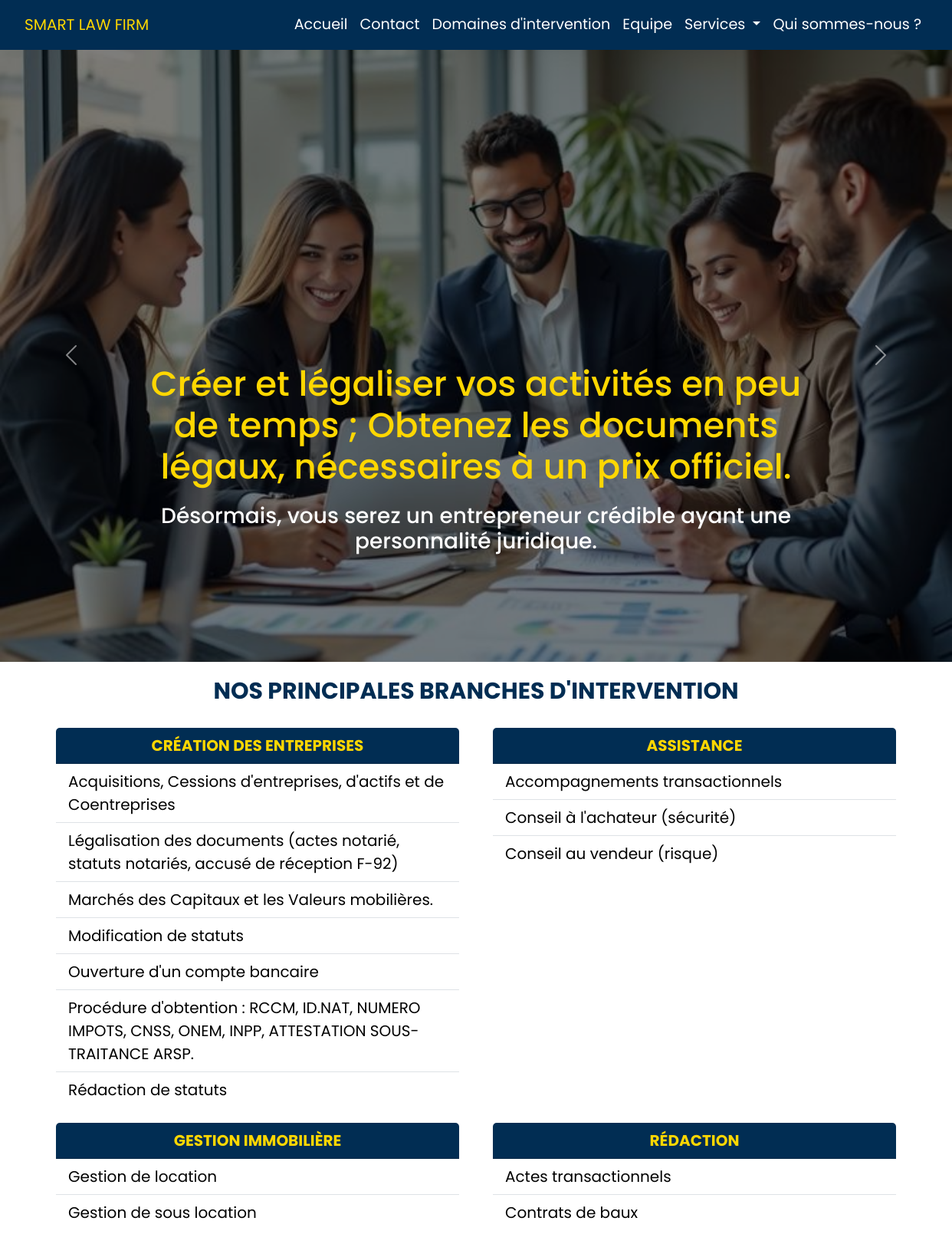
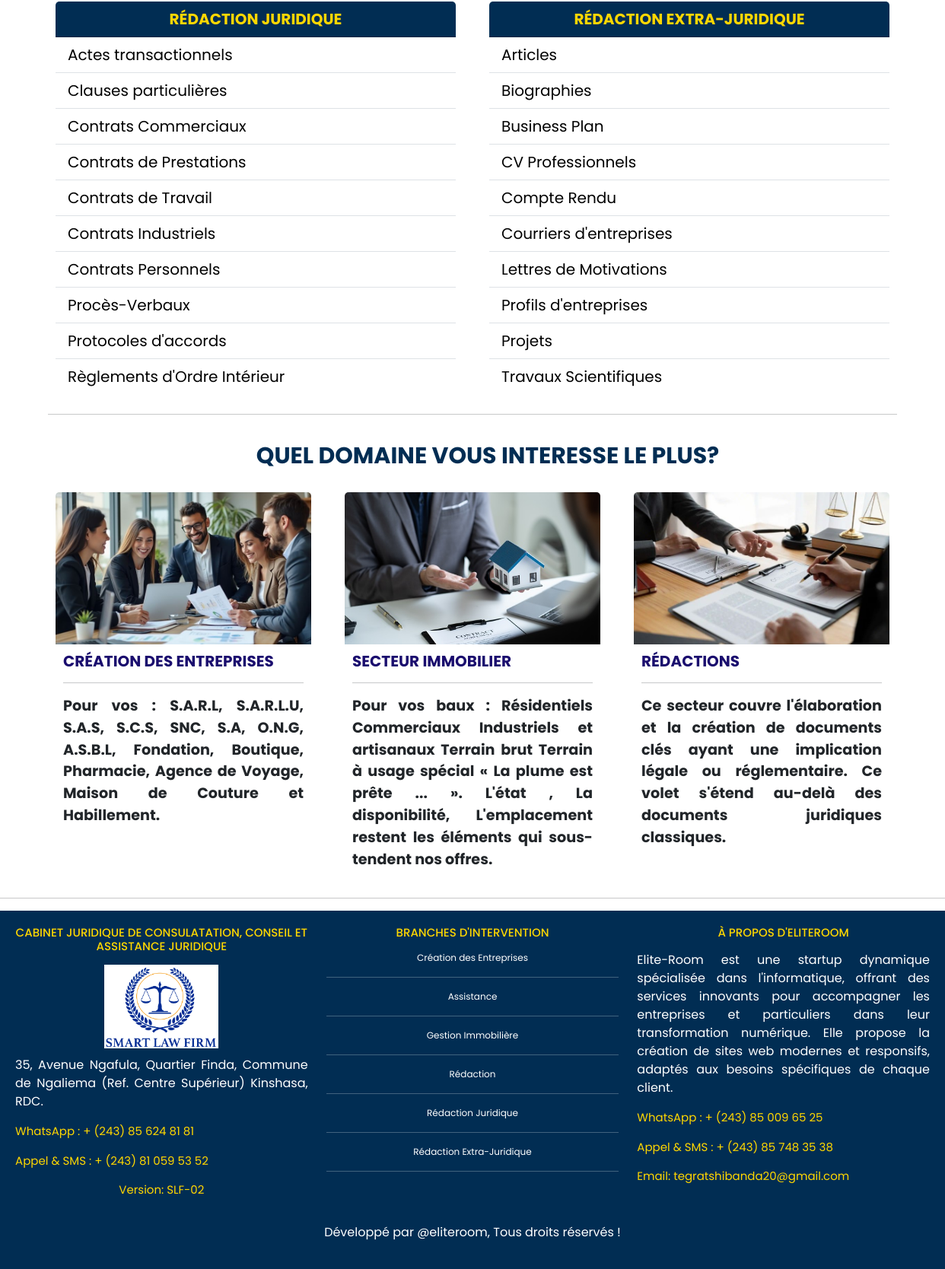
The page / on the database its author committed (2 pictures, top to bottom).
### Law/models.py (models this page shows, shortened)
class Area(models.Model):
    name = models.CharField(max_length=255)
    topic = models.CharField(max_length=255)
    image = models.ImageField(upload_to='images', verbose_name="Image", blank=True, null=True)
    tag = models.CharField(max_length=128,  verbose_name="tag") # slogan
    description = models.CharField(max_length=255,  verbose_name="description", blank=True, default='')
    def __str__(self):
        return f'{self.name}'

class Title(models.Model):
    area = models.ForeignKey(Area, on_delete=models.CASCADE)
    name = models.CharField(max_length=128)
    def __str__(self):
        return f'{self.name} - ({self.area})'

class Service(models.Model):
    title = models.ForeignKey(Title, on_delete=models.CASCADE)
    name = models.CharField(max_length=128)

### Law/views.py (the view)
# urls.py: path('', views.law_home_view, name='law-home'),
def law_home_view(request):
    areas = Area.objects.all()
    titles = Title.objects.all()
    services = Service.objects.all()
    if request.method == 'POST':
        form = ContactForm(request.POST)  # Traiter les données du formulaire
        if form.is_valid():
            form.save()  # Enregistrer l'objet dans la base de données
            return redirect('law-home/')  # Rediriger après soumission réussie
    else:
        form = ContactForm()  # Afficher un formulaire vide
    context = {'areas':areas, 'titles':titles, 'services':services, 'form': form}
    print('le title', titles)
    return render(request, 'Law/index.html', context)

### Law/templates/Law/index.html
{% extends "templates_bases.html" %}
{% block content %}
{% include "Law/law_navbar.html" %}
{% include "Law/law_carousel.html" %}
<div class="container">
    <h2 class="branch">NOS PRINCIPALES BRANCHES D'INTERVENTION</h2>
</div>
{% include "Law/law_card_title.html" %}
<div class="row">
    <h4 class="branch">Quel Domaine vous interesse le plus?</h4>
</div>
{% include "Law/law_area_interest.html" %}
{% include "Law/law_footer.html" %}
{% endblock content %}

### Law/templates/Law/law_carousel.html (shortened to what this page needs)
{% load static %}
<div id="carouselExampleCaptions" class="carousel slide" data-bs-ride="carousel">
    <div class="carousel-inner">
        {% for area in areas %}
        <div class="carousel-item {% if forloop.first %} active {% endif %}  ">
            <img src="{{ area.image.url }}" class="d-block w-100" alt="{{ area.name }}">
            <div class="carousel-caption custom-caption">
                <h2>{{ area.topic }}</h2>
                <h3>{{ area.tag }}</h3>
            </div>
        </div>
        {% endfor %}
    </div>
    <button class="carousel-control-prev" type="button" data-bs-target="#carouselExampleCaptions" data-bs-slide="prev">
        <span class="carousel-control-prev-icon" aria-hidden="true"></span>
    </button>
    <button class="carousel-control-next" type="button" data-bs-target="#carouselExampleCaptions" data-bs-slide="next">
        <span class="carousel-control-next-icon" aria-hidden="true"></span>
    </button>
</div>

### Law/templates/Law/law_card_title.html
<div class="container">
    <div class="row">
        {% for title in titles %}
        <div class="col-lg-6 ">
            <div class="card">
                <div class="card-header">
                    <a {% if request.user.is_authenticated %} href="{% url 'law-edit-title' title.id%}" {% else%} href="#" {% endif %}>{{ title.name }}</a></a>
                </div>
                <ul class="list-group list-group-flush">
                    {% for service in title.service_set.all %}
                        <li class="list-group-item">
                            <a {% if request.user.is_authenticated %} href="{% url 'law-edit-service' service.id %}" {% else%} href="#" {% endif %}>{{ service.name }}</a>
                        </li>
                    {% endfor %}
                </ul>
              </div>
        </div>
        {% endfor %}
    </div>
<hr>
</div>

### Law/templates/Law/law_area_interest.html
<div class="container">
    <div class="row align-buttons">
        {% for area in areas %}
        <div class="image-container col-lg-4 col-sm-12">
            <div class="card">
                <img src="{{ area.image.url }}" class="card-img-top" alt="...">
                <div class="card-body">
                    <h5 class="card-title"><a href="{% url 'law-area'%}">{{ area.name }}</a></h5>
                    <hr>
                     <p class="card-text">{{ area.description }}</p>
                </div>
          </div>
    </div>
    {% endfor %}
    </div>
</div>
<hr>

### Law/templates/Law/law_footer.html (shortened to what this page needs)
{% load static %}
    <footer class="footer">
        <div class="footer-content container-fluid">
            <div class="row justify-content-center text-center">
                <div class="col-md-4 col-sm-12">
                    <h5>Cabinet Juridique de Consulatation, Conseil et Assistance juridique</h5>
                    <img src="{% static 'Law/images/smart_law_firm_logo.png' %}" alt="SMART LAW FIRM Logo" class="img-fluid">
                    <p>35, Avenue Ngafula, Quartier Finda, Commune de Ngaliema (Ref. Centre Supérieur) Kinshasa, RDC.</p>
                    <p class="detail">WhatsApp : + (243) 85 624 81 81</p>
                    <p class="detail">Appel & SMS : + (243) 81 059 53 52</p>
                    <p class="text-center detail">Version: SLF-02</p>
                </div>
                <div class="col-md-4 col-sm-12">
                    <h5>BRANCHES D'INTERVENTION</h5>
                    <ul class="list-unstyled">
                        {% for title in titles %}
                        <li>{{title.name}}</li>
                        <hr>
                        {% endfor %}
                    </ul>
                </div>
                <div class="col-md-4 col-sm-12">
                    <h5>À PROPOS D'ELITEROOM</h5>
                    <p>
                        Elite-Room est une startup dynamique spécialisée dans l'informatique, offrant des services innovants pour accompagner les entreprises et particuliers dans leur transformation numérique. Elle propose la création de sites web modernes et responsifs, adaptés aux besoins spécifiques de chaque client.
                    </p>
                    <p class="detail">WhatsApp : + (243) 85 009 65 25</p>
                    <p class="detail">Appel & SMS : + (243) 85 748 35 38</p>
                    <p class="detail">Email: tegratshibanda20@gmail.com</p>
                </div>
            </div>
            <div class="text-center mt-3">
                <p class="text-center">Développé par @eliteroom, Tous droits réservés !</p>
            </div>
        </div>
    </footer>

### templates/templates_bases.html (style rules this page uses)
* { font-family: 'Trebuchet MS', 'Lucida Sans Unicode', 'Lucida Grande', 'Lucida Sans', Arial, sans-serif; margin: 0; padding: 0; font-family: "Poppins", sans-serif; box-sizing: border-box; }
body { padding-top: 50px; margin: 0; padding: 0; }
#carouselExampleCaptions { margin-top: 63px; }
.carousel-item { height: 100vh; min-height: 300px; }
.carousel-caption { bottom: 40px; z-index: 2; }
.carousel-caption h2 { color: gold; font-size: 45px; margin: auto; margin-top: 10px; margin-bottom: 20px; text-align: center; width: 100%; }
.carousel-caption h3 { text-align: center; color: #fff; margin-bottom: 80px; }
.carousel-inner::before { content: ""; position: absolute; height: 100%; top: 0; left: 0; background-color: rgba(0,0,0,0.5); width: 100%; z-index: 1; }
.branch { margin: 20px; color: #012D53; font-size: 30px; font-weight: bold; text-align: center; text-transform: uppercase; }
.card { background-color: inherit; border: none; box-shadow: none; justify-content: space-between; margin: 10px 10px; }
.card ul li a { font-size: 20px; }
.card-header { background-color: transparent; background:#012D53; text-transform: uppercase; font-weight: bold; font-size: 20px; text-align: center; }
.card-header a { color: gold; text-decoration: none; }
.card li a { color: #000; text-decoration: none; }
.card-body { padding: 10px; }
.card-body h5 { color: #1a0d94; font-family: 'Tahoma', Geneva, Verdana, sans-serif; font-size: 20px; }
.card-body h5 a { color: rgba(26,13,110,1); text-decoration: none; }
.row.align-buttons { align-items: flex-start; }
.image-container { display: flex; flex-direction: column; justify-content: space-between; }
.card-img-top { height: 200px; object-fit: cover; }
.card-title { background-color: #fff; font-weight: bold; text-transform: uppercase; }
.card-body p { font-size: larger; font-weight: bold; text-align: justify; }
.card-img-top { box-shadow: none; }
.align-buttons { display: flex; justify-content: space-between; align-items: flex-end; }
footer { background-color: #012D53; display: flex; justify-content: center; align-items: center; }

### Law/templates/Law/law_footer.html (style rules this page uses)
.footer { background-color: #012D53; padding: 0; }
.footer-content { color: white; padding: 20px; margin: 0; }
.footer-content img { display: block; width: 150px; height: auto; background-color: #fff; text-align: center; margin-left: auto ; margin-right: auto; margin-bottom: 10px; }
.footer-content h5 { font-size: 15px; color: gold; margin-bottom: 15px; text-transform: uppercase; }
.footer-content ul li { font-size: 12px; }
.footer-content .detail { font-size: 15px; color: gold; }
.footer-content p { text-align: justify; }

### rows shown on the page
Area: image (picture), topic "Créer et légaliser vos activités en peu de temps ; Obtenez les documents légaux, nécessaires à un prix officiel.", tag "Désormais, vous serez un entrepreneur crédible ayant une personnalité juridique.", name "CRÉATION DES ENTREPRISES", description "Pour vos : S.A.R.L, S.A.R.L.U, S.A.S, S.C.S, SNC, S.A, O.N.G, A.S.B.L, Fondation, Boutique, Pharmacie, Agence de Voyage, Maison de Couture et Habillement."
Title: name "CRÉATION DES ENTREPRISES", name "Création des Entreprises"
Service: name "Acquisitions, Cessions d'entreprises, d'actifs et de Coentreprises"
Service: name "Légalisation des documents (actes notarié, statuts notariés, accusé de réception F-92)"
Service: name "Marchés des Capitaux et les Valeurs mobilières."
Service: name "Modification de statuts"
Service: name "Ouverture d'un compte bancaire"
Service: name "Procédure d'obtention : RCCM, ID.NAT, NUMERO IMPOTS, CNSS, ONEM, INPP, ATTESTATION SOUS-TRAITANCE ARSP."
Service: name "Rédaction de statuts"
Title: name "ASSISTANCE", name "Assistance"
Service: name "Accompagnements transactionnels"
Service: name "Conseil à l'achateur (sécurité)"
Service: name "Conseil au vendeur (risque)"
Title: name "GESTION IMMOBILIÈRE", name "Gestion Immobilière"
Service: name "Gestion de location"
Service: name "Gestion de sous location"
Title: name "RÉDACTION", name "Rédaction"
Service: name "Actes transactionnels"
Service: name "Contrats de baux"
Title: name "RÉDACTION JURIDIQUE", name "Rédaction Juridique"
Service: name "Actes transactionnels"
Service: name "Clauses particulières"
Service: name "Contrats Commerciaux"
Service: name "Contrats de Prestations"
Service: name "Contrats de Travail"
Service: name "Contrats Industriels"
Service: name "Contrats Personnels"
Service: name "Procès-Verbaux"
Service: name "Protocoles d'accords"
Service: name "Règlements d'Ordre Intérieur"
Title: name "RÉDACTION EXTRA-JURIDIQUE", name "Rédaction Extra-Juridique"
Service: name "Articles"
Service: name "Biographies"
Service: name "Business Plan"
Service: name "CV Professionnels"
Service: name "Compte Rendu"
Service: name "Courriers d'entreprises"
Service: name "Lettres de Motivations"
Service: name "Profils d'entreprises"
Service: name "Projets"
Service: name "Travaux Scientifiques"
Area: image (picture), name "SECTEUR IMMOBILIER", description "Pour vos baux : Résidentiels Commerciaux Industriels et artisanaux Terrain brut Terrain à usage spécial « La plume est prête ... ». L'état , La disponibilité, L'emplacement restent les éléments qui sous-tendent nos offres."
Area: image (picture), name "RÉDACTIONS", description "Ce secteur couvre l'élaboration et la création de documents clés ayant une implication légale ou réglementaire. Ce volet s'étend au-delà des documents juridiques classiques."
